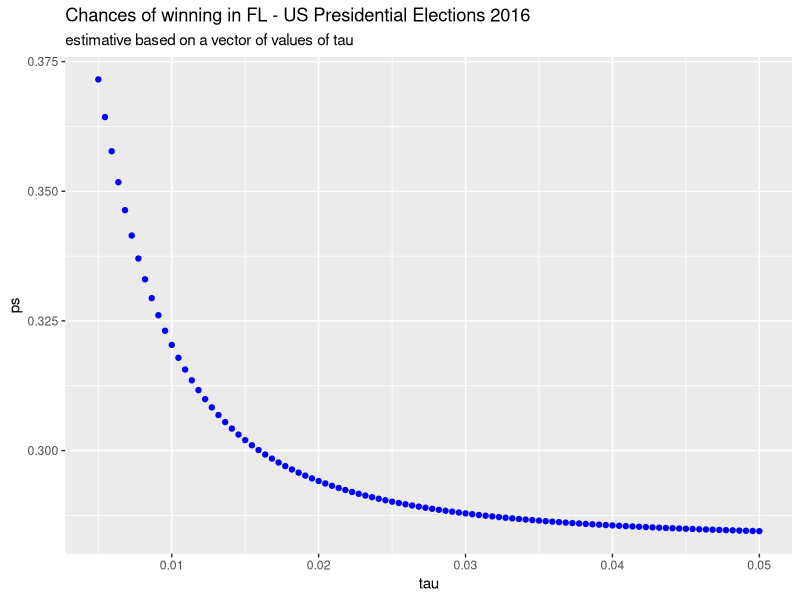
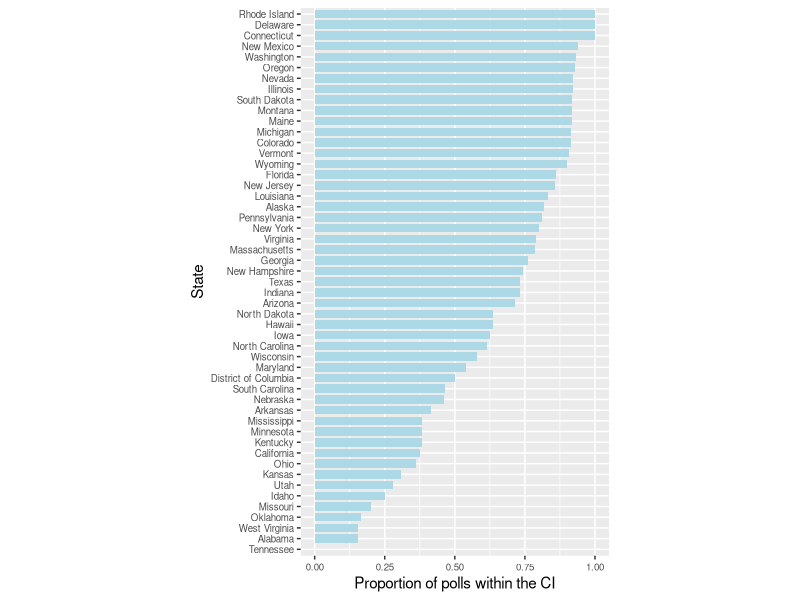
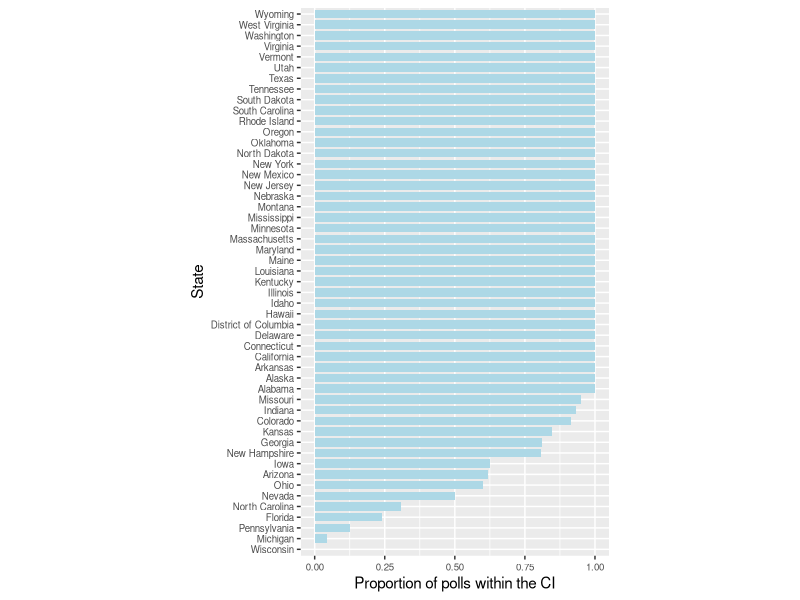
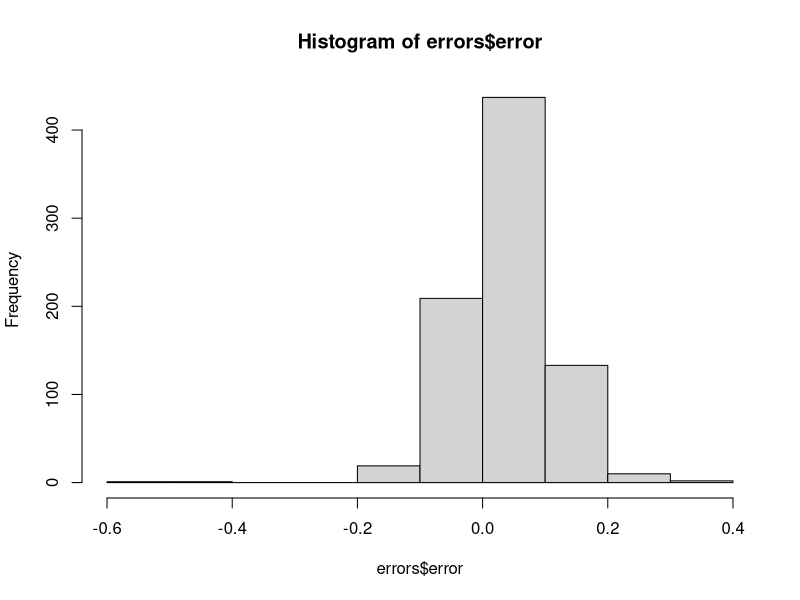
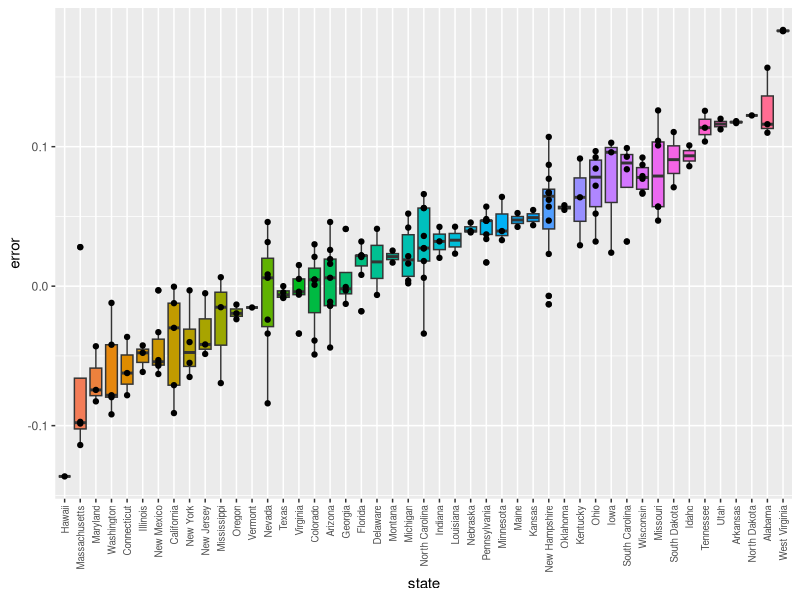
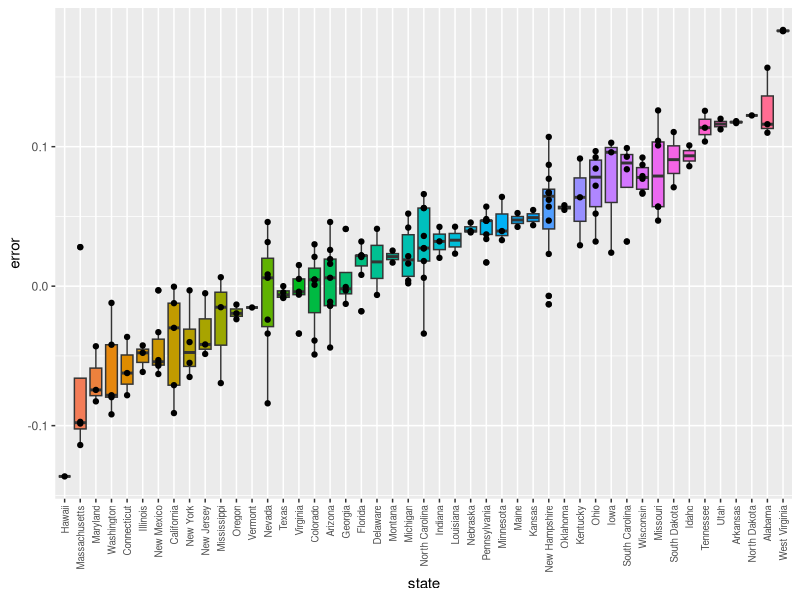
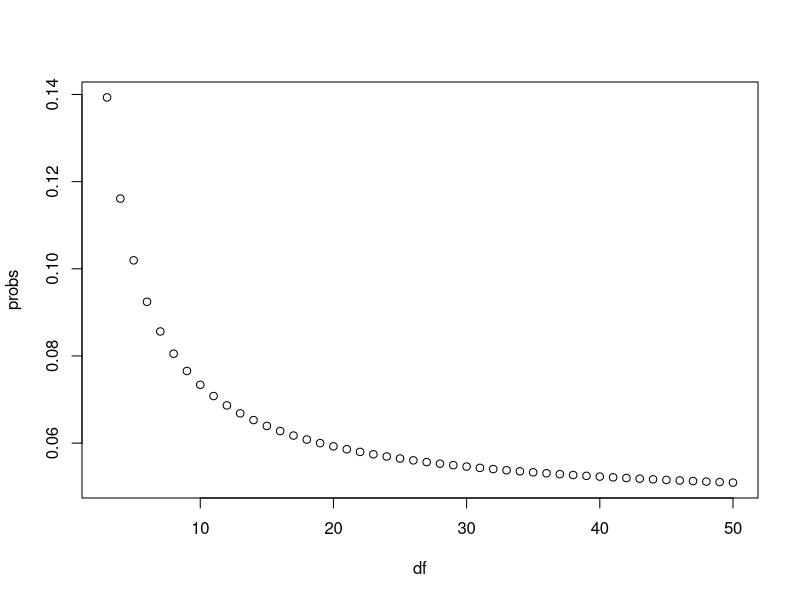
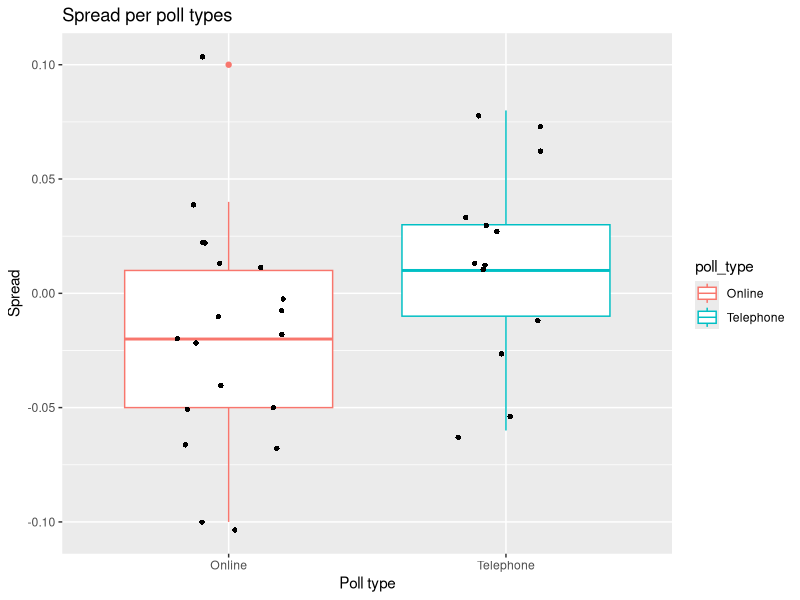

Write R code to recreate these figures, in order.
## ---- chunk 1
knitr::opts_chunk$set(echo = TRUE)
## ---- chunk 2
library(tidyverse)
library(dslabs)
d <- 0.039
Ns <- c(1298, 533, 1342, 897, 774, 254, 812, 324, 1291, 1056, 2172, 516)
p <- (d + 1) / 2

polls <- map_df(Ns, function(N) {
  x <- sample(c(0,1), size=N, replace=TRUE, prob=c(1-p, p))
  x_hat <- mean(x)
  se_hat <- sqrt(x_hat * (1 - x_hat) / N)
  list(estimate = 2 * x_hat - 1, 
    low = 2*(x_hat - 1.96*se_hat) - 1, 
    high = 2*(x_hat + 1.96*se_hat) - 1,
    sample_size = N)
}) %>% mutate(poll = seq_along(Ns))

## ---- chunk 3
library(dslabs)
data(heights)
x <- heights %>% filter(sex == "Male") %>%
  pull(height)
## ---- chunk 4
library(dslabs)
data(heights)
x <- heights %>% filter(sex == "Male") %>% pull(height)

summary(x)
sd(x)
## ---- chunk 5
mu <- mean(x)
mu
sig <- sd(x)
sig
N <- 50
X <- sample(x, N, replace = TRUE)
mean(X)
sd(X)
## ---- chunk 6
data(polls_us_election_2016)
polls <- polls_us_election_2016 %>% 
  filter(pollster %in% c("Rasmussen Reports/Pulse Opinion Research",
                         "The Times-Picayune/Lucid") &
           enddate >= "2016-10-15" &
           state == "U.S.") %>% 
  mutate(spread = rawpoll_clinton/100 - rawpoll_trump/100) 
head(as.tibble(polls))
## ---- chunk 7
sigma <- polls %>% group_by(pollster) %>%
    summarise(s = sd(spread)) %>%
    ungroup()
## ---- chunk 8
sigma
## ---- chunk 9
res <- polls %>% group_by(pollster) %>%
    summarise(avg = mean(spread),
    s = sd(spread),
    N = n()) %>%
    ungroup()
## ---- chunk 10
estimate <- abs(res$avg[1]-res$avg[2])
estimate
## ---- chunk 11
se_hat <- sqrt(res$s[2]^2/res$N[2] + res$s[1]^2/res$N[1])
se_hat
## ---- chunk 12
Q <- qnorm(0.975)
lower <- estimate - Q*se_hat
upper <- estimate + Q*se_hat
ci <- c(lower, upper)
ci
## ---- chunk 13
res <- polls %>% group_by(pollster) %>% 
  summarize(avg = mean(spread), s = sd(spread), N = n()) 
## ---- chunk 14
estimate <- res$avg[2] - res$avg[1]
se_hat <- sqrt(res$s[2]^2/res$N[2] + res$s[1]^2/res$N[1])
## ---- chunk 15
2*(1-pnorm(estimate/se_hat))
## ---- chunk 16
polls <- polls_us_election_2016 %>% 
  filter(enddate >= "2016-10-15" &
           state == "U.S.") %>%
  group_by(pollster) %>%
  filter(n() >= 5) %>% 
  mutate(spread = rawpoll_clinton/100 - rawpoll_trump/100) %>%
  ungroup()
## ---- chunk 17
var <- polls %>% group_by(pollster) %>%
  summarize(avg = mean(spread), s = sd(spread))
head(var)
## ---- chunk 18
library(tidyverse)
library(dslabs)
data(polls_us_election_2016)
polls <- polls_us_election_2016 %>% 
  filter(state == "Florida" & enddate >= "2016-11-04" ) %>% 
  mutate(spread = rawpoll_clinton/100 - rawpoll_trump/100)
## ---- chunk 19
results <- polls %>% 
  summarize(avg = mean(spread), se = sd(spread)/sqrt(n()))

results
## ---- chunk 20


## ---- chunk 21
# Load the libraries and poll data
library(dplyr)
library(dslabs)
data(polls_us_election_2016)

# Create an object `polls` that contains the spread of predictions for each candidate in Florida during the last polling days
polls <- polls_us_election_2016 %>% 
  filter(state == "Florida" & enddate >= "2016-11-04" ) %>% 
  mutate(spread = rawpoll_clinton/100 - rawpoll_trump/100)

# Examine the `polls` object using the `head` function
head(polls)

# Create an object called `results` that has two columns containing the average spread (`avg`) and the standard error (`se`). Print the results to the console.

results <- polls %>%
  summarize(avg = mean(spread), se = sd(spread)/sqrt(n()))

results
## ---- chunk 22
# The results` object has already been loaded. Examine the values stored: `avg` and `se` of the spread
results

# Define `mu` and `tau`
mu <- 0
tau <- 0.01

# Define a variable called `sigma` that contains the standard error in the object `results`
sigma <- results %>% pull(se[1])

# Define a variable called `Y` that contains the average in the object `results`
Y <- results %>% pull(avg[1])

# Define a variable `B` using `sigma` and `tau`. Print this value to the console.
B <- sigma^2/(sigma^2+tau^2)

# Calculate the expected value of the posterior distribution
mu+(1-B)*(Y-mu)
## ---- chunk 23
# Here are the variables we have defined
mu <- 0
tau <- 0.01
sigma <- results$se
Y <- results$avg
B <- sigma^2 / (sigma^2 + tau^2)

# Compute the standard error of the posterior distribution. Print this value to the console.
sqrt(1/((1/sigma^2)+(1/tau^2)))

## ---- chunk 24
# Here are the variables we have defined in previous exercises
mu <- 0
tau <- 0.01
sigma <- results$se
Y <- results$avg
B <- sigma^2 / (sigma^2 + tau^2)
se <- sqrt( 1/ (1/sigma^2 + 1/tau^2))
E <- mu+(1-B)*(Y-mu) # Expected value

# Construct the 95% credible interval. Save the lower and then the upper confidence interval to a variable called `ci`.

lower <- E-qnorm(.975)*se
upper <- E+qnorm(.975)*se
ci <- c(lower, upper)
ci
## ---- chunk 25
# Assign the expected value of the posterior distribution to the variable `exp_value`
exp_value <- B*mu + (1-B)*Y 
exp_value
# Assign the standard error of the posterior distribution to the variable `se`
se <- sqrt( 1/ (1/sigma^2 + 1/tau^2))

# Using the `pnorm` function, calculate the probability that the actual spread was less than 0 (in Trump's favor). Print this value to the console.
pnorm(0,exp_value, se)
## ---- chunk 26
# Define the variables from previous exercises
mu <- 0
sigma <- results$se
Y <- results$avg

# Define a variable `taus` as different values of tau
taus <- seq(0.005, 0.05, len = 100)

# Create a function called `p_calc` that generates `B` and calculates the probability of the spread being less than 0
p_calc <- function(tau){
        B <- sigma^2/(sigma^2+tau^2)
        E <- B*mu + (1-B)*Y
        se <- sqrt( 1/ (1/sigma^2 + 1/tau^2))
  pnorm(0, E, se)
}

# Create a vector called `ps` by applying the function `p_calc` across values in `taus`
ps <- p_calc(taus)

# Plot `taus` on the x-axis and `ps` on the y-axis
chances_df <- data.frame(ps, taus)
ggplot(data = chances_df, mapping = aes(x = taus, y = ps)) +
  geom_point(colour = "blue") +
  ylab("ps") +
  xlab("tau") +
  ggtitle("Chances of winning in FL - US Presidential Elections 2016", 
          subtitle = "estimative based on a vector of values of tau")

## ---- chunk 27
# Load the libraries and data
library(dplyr)
library(dslabs)
data("polls_us_election_2016")

# Create a table called `polls` that filters by state, date, and reports the spread
polls <- polls_us_election_2016 %>% 
  filter(state != "U.S." & enddate >= "2016-10-31") %>% 
  mutate(spread = rawpoll_clinton/100 - rawpoll_trump/100)

# Create an object called `cis` that has the columns indicated in the instructions
cis <- polls %>% mutate(X_hat = (spread+1)/2, 
  se = 2*sqrt(X_hat*(1-X_hat)/samplesize), 
  lower = spread - qnorm(0.975)*se, 
  upper = spread + qnorm(0.975)*se) %>%
  
  select(state, startdate, enddate, pollster, grade, spread, lower, upper)

## ---- chunk 28
# Add the actual results to the `cis` data set
add <- results_us_election_2016 %>% mutate(actual_spread = clinton/100 - trump/100) %>% select(state, actual_spread)
ci_data <- cis %>% mutate(state = as.character(state)) %>% left_join(add, by = "state")

# Create an object called `p_hits` that summarizes the proportion of confidence intervals that contain the actual value. Print this object to the console.

p_hits <- ci_data %>% 
  mutate(hit = c(actual_spread >= lower & actual_spread <= upper)) %>%
  summarize(mean(hit == TRUE))
## ---- chunk 29
# The `cis` data have already been loaded for you
add <- results_us_election_2016 %>% mutate(actual_spread = clinton/100 - trump/100) %>% select(state, actual_spread)
ci_data <- cis %>% mutate(state = as.character(state)) %>% left_join(add, by = "state")

# Create an object called `p_hits` that summarizes the proportion of hits for each pollster that has at least 5 polls.

p_hits <- ci_data %>% 
  mutate(hit = actual_spread >= lower & actual_spread <= upper) %>%
  group_by(pollster) %>%
  filter(n() >= 5) %>%
 
  summarize(proportion_hits = mean(hit), n = n(), grade = grade[1]) %>%
  arrange(desc(proportion_hits))
## ---- chunk 30
# The `cis` data have already been loaded for you
add <- results_us_election_2016 %>% mutate(actual_spread = clinton/100 - trump/100) %>% select(state, actual_spread)
ci_data <- cis %>% mutate(state = as.character(state)) %>% left_join(add, by = "state")

# Create an object called `p_hits` that summarizes the proportion of hits for each state that has more than 5 polls.

p_hits <- ci_data %>% 
  mutate(hit = actual_spread >= lower & actual_spread <= upper) %>%
  group_by(state) %>%
  filter(n() > 5) %>%
  summarize(proportion_hits = mean(hit), n = n()) %>%
  arrange(desc(proportion_hits))
## ---- chunk 31
library(ggplot2)
# The `p_hits` data have already been loaded for you. Use the `head` function to examine it.
head(p_hits)

# Make a barplot of the proportion of hits for each state
p_hits %>% 
  ggplot(aes(x= reorder(state, +proportion_hits), y= proportion_hits)) +
  geom_bar(stat = "identity", width = 0.80, position = position_dodge(0.9), fill= "lightblue") +
  ylab("Proportion of polls within the CI") +
  xlab("State") +
  theme(axis.text=element_text(size=7), aspect.ratio=16/9) +
  coord_flip()
## ---- chunk 32
# The `cis` data have already been loaded. Examine it using the `head` function.
cis <- cis %>% mutate(state = as.character(state)) %>% 
  left_join(add, by = "state")

head(cis)
# Create an object called `errors` that calculates the difference between the predicted and actual spread and indicates if the correct winner was predicted
errors <- cis %>% mutate(error = spread - actual_spread, 
    hit = sign(spread) == sign(actual_spread))

# Examine the last 6 rows of `errors`
tail(errors)
## ---- chunk 33
# Create an object called `errors` that calculates the difference between the predicted and actual spread and indicates if the correct winner was predicted
errors <- cis %>% mutate(error = spread - actual_spread, hit = sign(spread) == sign(actual_spread))

# Create an object called `p_hits` that summarizes the proportion of hits for each state that has 5 or more polls
p_hits <- errors %>% group_by(state) %>%
    filter(state >= 5) %>%
    summarize(proportion_hits = mean(hit), n = n())

# Make a barplot of the proportion of hits for each state
p_hits %>% 
  ggplot(aes(x= reorder(state,+proportion_hits), y=proportion_hits))+ 
  geom_bar(stat = "identity", width = 0.80, 
           position = position_dodge(0.9),fill= "lightblue")+
  ylab("Proportion of polls within the CI") +
  xlab("State") +
  theme(axis.text=element_text(size=7), 
  aspect.ratio=16/9) +
  coord_flip()
## ---- chunk 34
# The `errors` data have already been loaded. Examine them using the `head` function.
head(errors)

# Generate a histogram of the error
hist(errors$error)

# Calculate the median of the errors. Print this value to the console.
median(errors$error)
## ---- chunk 35
# The `errors` data have already been loaded. Examine them using the `head` function.
head(errors)

# Create a boxplot showing the errors by state for polls with grades B+ or higher
errors %>% filter(grade %in% c("A+", "A", "A-", "B+") | is.na(grade)) %>%
    mutate(state = reorder(state, error)) %>%
    ggplot(aes(x = state, y = error, fill = state)) +
    geom_boxplot()+
    geom_point() +
    theme(axis.text.x = element_text(size = 7, angle = 90, vjust=.5, hjust=1), legend.position = "none")
## ---- chunk 36
# The `errors` data have already been loaded. Examine them using the `head` function.
head(errors)

# Create a boxplot showing the errors by state for states with at least 5 polls with grades B+ or higher.
errors %>% filter(grade %in% c("A+", "A", "A-", "B+") | is.na(grade)) %>%
    group_by(state) %>%
    filter(state >= 5) %>%
    ungroup %>%
    mutate(state = reorder(state, error)) %>%
    ggplot(aes(x = state, y = error, fill = state)) +
    geom_boxplot()+
    geom_point() +
    theme(axis.text.x = element_text(size = 7, angle = 90, vjust=.5,    hjust=1), legend.position = "none")
## ---- chunk 37
# Calculate the probability of seeing t-distributed random variables being more than 2 in absolute value when 'df = 3'.
1-pt(2,3)+pt(-2,3)
## ---- chunk 38
# Generate a vector 'df' that contains a sequence of numbers from 3 to 50
df <- c(3:50)

# Make a function called 'pt_func' that calculates the probability that a value is more than |2| for any degrees of freedom 
pt_func <- function(n) {

1-pt(2,n)+pt(-2,n)
}

# Generate a vector 'probs' that uses the `pt_func` function to calculate the probabilities
probs <- sapply(df, pt_func)

# Plot 'df' on the x-axis and 'probs' on the y-axis
plot(df, probs)
## ---- chunk 39
# Load the necessary libraries and data
library(dslabs)
library(dplyr)
data(heights)

# Use the sample code to generate 'x', a vector of male heights
x <- heights %>% filter(sex == "Male") %>%
  .$height

# Create variables for the mean height 'mu', the sample size 'N', and the number of times the simulation should run 'B'
mu <- mean(x)
N <- 15
B <- 10000
se <- sd(x)/sqrt(N)

# Use the `set.seed` function to make sure your answer matches the expected result after random sampling
set.seed(1)

# Generate a logical vector 'res' that contains the results of the simulations
res <- replicate(B, {
  X <- sample(x, N, replace = TRUE)
  interval <- mean(X) + c(-1,1)*qnorm(0.975)*sd(X)/sqrt(N)
  between(mu, interval[1], interval[2])
})
# Calculate the proportion of times the simulation produced values within the 95% confidence interval. Print this value to the console.
mean(res)

## ---- chunk 40
# The vector of filtered heights 'x' has already been loaded for you. Calculate the mean.
mu <- mean(x)

# Use the same sampling parameters as in the previous exercise.
set.seed(1)
N <- 15
B <- 10000

# Generate a logical vector 'res' that contains the results of the simulations using the t-distribution
res <- replicate(B, {
  t <- sample(x, N, replace = TRUE)
  interval <- mean(t) + c(-1,1)*qt(0.975, N-1)*sd(t)/sqrt(N)
  between(mu, interval[1], interval[2])
})

# Calculate the proportion of times the simulation produced values within the 95% confidence interval. Print this value to the console.
mean(res)

## ---- chunk 41
# The 'errors' data have already been loaded. Examine them using the `head` function.
head(errors)

# Generate an object called 'totals' that contains the numbers of good and bad predictions for polls rated A- and C-
totals <- errors %>%
    filter(grade %in% c("A-", "C-")) %>%
    group_by(grade, hit) %>%
    summarise(hits = n()) %>%
    spread(grade, hits)
head(totals)

# Print the proportion of hits for grade A- polls to the console
totals[[2,3]]/sum(totals[[3]])

# Print the proportion of hits for grade C- polls to the console
totals[[2,2]]/sum(totals[[2]])
## ---- chunk 42
# The 'totals' data have already been loaded. Examine them using the `head` function.
head(totals)

# Perform a chi-squared test on the hit data. Save the results as an object called 'chisq_test'.
chisq_test <- totals %>% select(!hit) %>% chisq.test()
chisq_test

# Print the p-value of the chi-squared test to the console
chisq_test$p.value
## ---- chunk 43
# The 'totals' data have already been loaded. Examine them using the `head` function.
head(totals)

# Generate a variable called `odds_C` that contains the odds of getting the prediction right for grade C- polls
odds_C <- with(totals, (totals[[2,2]]/sum(totals[[2]])) / (totals[[1,2]]/sum(totals[[2]])))

# Generate a variable called `odds_A` that contains the odds of getting the prediction right for grade A- polls
odds_A <- with(totals, (totals[[2,3]]/sum(totals[[3]])) / (totals[[1,3]]/sum(totals[[3]])))

# Calculate the odds ratio to determine how many times larger the odds ratio is for grade A- polls than grade C- polls
odds_A/odds_C
## ---- chunk 44
# suggested libraries and options
library(tidyverse)
options(digits = 3)

# load brexit_polls object
library(dslabs)
data(brexit_polls)

p <- 0.481    # official proportion voting "Remain"
d <- 2*p-1    # official spread

## ---- chunk 45
brexit_polls <- brexit_polls %>%
        mutate(x_hat = (spread + 1)/2)
# What is the average of the observed spreads (spread)?
mean(brexit_polls$spread)

# What is the standard deviation of the observed spreads?
sd(brexit_polls$spread)

# What is the average of x_hat, the estimates of the parameter p?
mean(brexit_polls$x_hat)

# What is the standard deviation of x_hat?
sd(brexit_polls$x_hat)
## ---- chunk 46
brexit_polls[1,]

# What is the lower bound of the 95% confidence interval?
0.52 - qnorm(.975)*sqrt(.52*(1-.52)/4772)

# What is the upper bound of the 95% confidence interval?
0.52 + qnorm(.975)*sqrt(.52*(1-.52)/4772)
## ---- chunk 47
# Create the data frame june_polls containing only Brexit polls ending in June 2016
june_polls <- data.frame(brexit_polls %>%
                           filter(enddate >= "2016-06-01" & enddate <= "2016-06-30") %>%
                           mutate(se_x_hat = sqrt(x_hat * (1-x_hat)/samplesize),
                                  se_d = 2*se_x_hat, 
                                  lower = (2 * x_hat - 1) - qnorm(.975)*se_d,
                                  upper = (2 * x_hat - 1) + qnorm(.975)*se_d,
                                  hit = -0.038 >= lower & -0.038 <= upper,
                                  zero_ci = c(lower <= 0 & upper >= 0),
                                  above_zero = c(lower > 0)
                                )
                        )

# How many polls are in june_polls?
print(nrow(june_polls))

# What proportion of polls have a confidence interval that covers the value 0?
mean(june_polls$zero_ci)

# What proportion of polls predict "Remain" (confidence interval entirely above 0)?
mean(june_polls$above_zero)

# What proportion of polls have a confidence interval covering the true value of d?
mean(june_polls$hit)

## ---- chunk 48
# Group and summarize the june_polls object by pollster to find the proportion of 
# hits for each pollster and the number of polls per pollster. Use arrange() to sort by hit rate.
june_polls %>% group_by(pollster) %>%
  summarize(proportion = mean(hit), polls = n()) %>%
  arrange(desc(proportion))

## ---- chunk 49
june_polls %>%
  ggplot(aes(poll_type, spread, colour = poll_type))+
  labs(title="Spread per poll types", x="Poll type", y = "Spread")+
  geom_boxplot()+
  geom_jitter(shape=16, position=position_jitter(0.2), colour = "black", legend.position = "none")
## ---- chunk 50
combined_by_type <- june_polls %>%
        group_by(poll_type) %>%
        summarize(N = sum(samplesize),
                  spread = sum(spread*samplesize)/N,
                  p_hat = (spread + 1)/2)
combined_by_type %>%
  mutate(lower = spread - qnorm(.975)*2*sqrt(p_hat*(1-p_hat)/N),
         upper = spread + qnorm(.975)*2*sqrt(p_hat*(1-p_hat)/N),
         ci_amplitude = abs(upper-lower),
         hit_true_d = lower <= -0.038 & upper >= -0.038
         )
## ---- chunk 51
# suggested libraries
library(tidyverse)

# load brexit_polls object and add x_hat column
library(dslabs)
data(brexit_polls)
brexit_polls <- brexit_polls %>%
    mutate(x_hat = (spread + 1)/2)

# final proportion voting "Remain"
p <- 0.481

brexit_hit <- brexit_polls %>%
  mutate(p_hat = (spread + 1)/2,
         se_spread = 2*sqrt(p_hat*(1-p_hat)/samplesize),
         spread_lower = spread - qnorm(.975)*se_spread,
         spread_upper = spread + qnorm(.975)*se_spread,
         hit = spread_lower < -0.038 & spread_upper > -0.038) %>%
  select(poll_type, hit)

# Contingency table for brexit_hit
brexit_table <- t(table(brexit_hit$poll_type, brexit_hit$hit))
brexit_table
# Chi-square
chisq.test(brexit_table)
## ---- chunk 52
# Calculate the odds that an online poll generates a confidence interval that covers the actual value of the spread.
odds_table <- data.frame(poll_type = c("no hit", "hit"),
                         online = c(brexit_table[1,1], brexit_table[2,1]),
                         telephone = c(brexit_table[1,2], brexit_table[2,2])
                          )
odds_online <- with(odds_table, (online[2]/sum(online))/(online[1]/sum(online)))
odds_online

# Calculate the odds that a telephone poll generates a confidence interval that covers the actual value of the spread.
odds_telephone <- with(odds_table, (telephone[2]/sum(telephone))/(telephone[1]/sum(telephone)))
odds_telephone

# Calculate the odds ratio to determine how many times larger the odds are for online polls to hit versus telephone polls.
odds_online/odds_telephone
